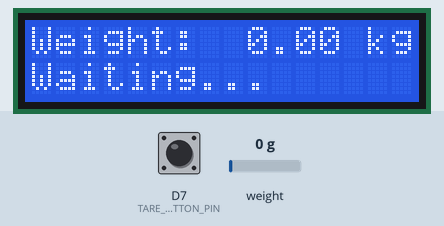
A sketch run on a simulated ESP8266 (NodeMCU). On the bench: 16×2 character LCD. The test bench sets the inputs (shaded band); at power-on: D7 (TARE_BUTTON_PIN) HIGH, weight on the scale 0 g. WiFi joins after 1.5 s; servers stay silent unless stated; uploads are accepted with an empty reply; what the sketch prints to the serial monitor is not drawn.

Above: at 7.2 s.
7.3 s: D7 (TARE_BUTTON_PIN) pulled LOW for 0.6 s
At 9.7 s:
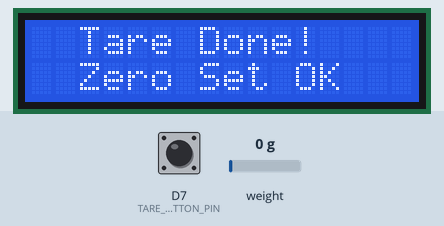
11.0 s: weight on the scale set to 100 g
At 13.7 s:
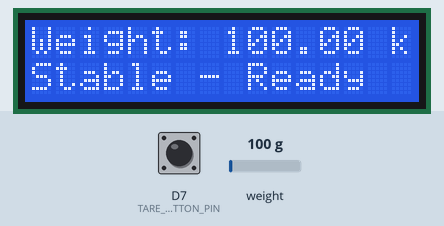
14.1 s: D7 (TARE_BUTTON_PIN) pulled LOW for 1 s
At 17.8 s:
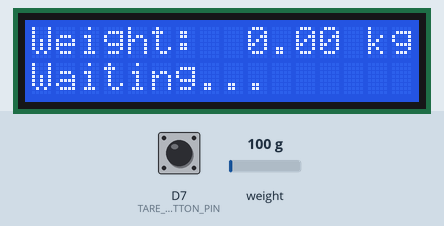
18.2 s: weight on the scale set to 1250 g
At 20.2 s:
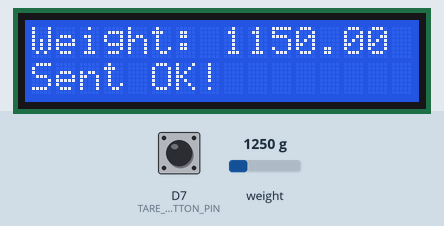
21.3 s: weight on the scale set to 2500 g
At 23.5 s:
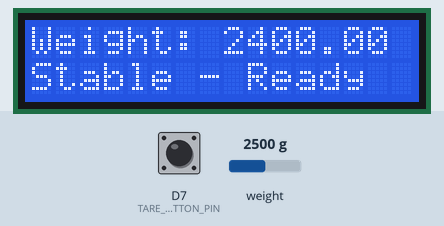
23.8 s: D7 (TARE_BUTTON_PIN) pulled LOW for 3.2 s
At 32.0 s:
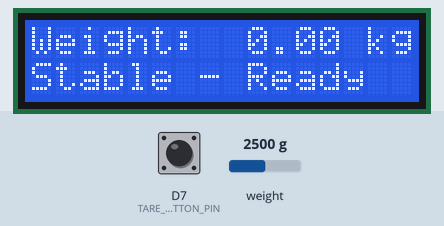
Timing chart, 0 to 32.7 s (numbered marks = the images above; inputs shaded):
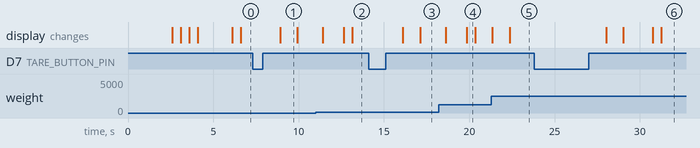

Measured:
- after the input at 7.3 s, the display: changes after 1.6 s (image 1)
- after the input at 14.1 s, the display: first changes after 2.0 s (image 3 shows a later state)
- after the input at 21.3 s, the display: first changes after 0.06 s (image 5 shows a later state)
- after the input at 23.8 s, the display: first changes after 4.2 s (image 6 shows a later state)
- what the display in image 1 shows lasts 1.0 s, from 8.9 s to 9.9 s
- what the display in image 4 shows lasts 0.5 s, from 19.8 s to 20.3 s

The sketch:

child_weight_monitor.ino
```cpp
// ============================================================
//  Digital Child Weight Monitoring System
//  NodeMCU ESP8266 + HX711 + Load Cell 20kg + LCD 16x2
// ============================================================
//  Project: Digital Child Monitoring & Immunization Tracking System
//  Date:    22 June 2026
//  Board:   NodeMCU 1.0 (ESP-12E Module)
//  Upload:  115200 baud
// ============================================================
//
// VERIFICATION CHECKLIST:
// ✓ HX711 on D5 (DT) and D6 (SCK)  -- Section 3.2
// ✓ LCD 16x2 in 4-bit parallel mode -- Section 3.3
// ✓ No LiquidCrystal_I2C used       -- Section 1 note
// ✓ WiFi with 20 retry attempts     -- Section 4.2(C)
// ✓ Stable reading check (3 cons readings < 0.05 kg diff) -- Section 4.2(A)
// ✓ Round weight to 2 decimal places -- Section 4.2(A)
// ✓ LCD Line 1: weight, Line 2: status -- Section 4.2(B)
// ✓ Auto upload via HTTP POST       -- Section 4.2(D)
// ✓ 5 second upload delay           -- Section 4.2(D)
// ✓ Tare via FLASH button (GPIO0)   -- Section 4.2(E)
// ✓ Calibration factor constant      -- Section 4.2(E)
// ✓ Flash size: 4MB (FS:2MB, OTA:~1019KB) -- Section 8
// ============================================================

#include <HX711.h>
#include <LiquidCrystal.h>
#include <ESP8266WiFi.h>
#include <ESP8266HTTPClient.h>

// ============================================================
//  CONSTANTS - Configure these for your setup
// ============================================================

// --- WiFi Credentials ---
const char* WIFI_SSID     = "YOUR_WIFI_NAME";
const char* WIFI_PASSWORD = "YOUR_WIFI_PASSWORD";

// --- Google Apps Script Web URL ---
// Deploy your Google Apps Script as a Web App and paste the URL here.
const char* SERVER_URL = "https://script.google.com/macros/s/YOUR_SCRIPT_ID/exec";

// --- Child ID (hardcoded for now; can be made dynamic later) ---
const char* CHILD_ID = "CHILD_001";

// ============================================================
//  PIN DEFINITIONS (See Section 3 - Exact Pin Connection Map)
// ============================================================

// --- HX711 Pins (Section 3.2) ---
#define HX711_DT_PIN   D5   // GPIO14 - Serial data from HX711
#define HX711_SCK_PIN  D6   // GPIO12 - Clock signal to HX711

// --- LCD Pins - 4-bit Parallel Mode (Section 3.3) ---
// LiquidCrystal(RS, EN, D4, D5, D6, D7)
// LCD D0-D3: NOT CONNECTED (not used in 4-bit mode)
// LCD RW pin (#5): connected to GND (always write mode)
// LCD V0 (contrast): middle pin of 10kΩ pot between VIN and GND
// LCD A (backlight+): 3V3 via 220Ω resistor
#define LCD_RS   D4   // GPIO2  -> LCD pin 4
#define LCD_EN   D3   // GPIO0  -> LCD pin 6
#define LCD_D4   D2   // GPIO4  -> LCD pin 11
#define LCD_D5   D1   // GPIO5  -> LCD pin 12
#define LCD_D6   D0   // GPIO16 -> LCD pin 13
#define LCD_D7   RX   // GPIO3  -> LCD pin 14

// --- Tare Button (Section 4.2.E) ---
// NOTE: The NodeMCU FLASH button is on GPIO0 (D3), which conflicts with LCD_EN.
// The spec requires using the FLASH button for tare.
// To avoid LCD disruption, we recommend adding an EXTERNAL momentary push button
// connected from D7 (GPIO13) to GND. Press to tare.
// If you must use the FLASH button, press and hold briefly - the code will
// temporarily switch D3 to input mode to read it, which may cause brief LCD glitches.
// For reliable operation, use an external button on D7 as recommended.
#define TARE_BUTTON_PIN     D7   // GPIO13 - External button (preferred)
// #define TARE_BUTTON_PIN  D3   // GPIO0 - FLASH button (conflicts with LCD_EN - use with caution)

// ============================================================
//  CALIBRATION (Section 7 - Load Cell Calibration Procedure)
// ============================================================
// Adjust this value after performing the calibration procedure:
//   1. Power on, press tare button to zero
//   2. Place known weight (e.g., 1kg) on scale
//   3. Read raw value from Serial Monitor
//   4. CALIBRATION_FACTOR = raw_value / known_weight_in_kg
//   5. Update this constant and re-upload
// Typical range for 20kg load cell: -300 to -700
float CALIBRATION_FACTOR = -420.0;

// ============================================================
//  STABLE READING PARAMETERS (Section 4.2.A)
// ============================================================
#define STABLE_THRESHOLD       0.05   // Max kg difference to consider stable
#define STABLE_COUNT_REQUIRED  3      // Consecutive stable readings needed
#define POST_UPLOAD_DELAY_MS   5000   // 5 sec delay after upload (Section 4.2.D)
#define READ_INTERVAL_MS       200    // Read weight every 200ms

// ============================================================
//  GLOBAL OBJECTS
// ============================================================
HX711         scale;
LiquidCrystal lcd(LCD_RS, LCD_EN, LCD_D4, LCD_D5, LCD_D6, LCD_D7);
WiFiClient    wifiClient;

// ============================================================
//  STATE VARIABLES
// ============================================================
float  currentWeight        = 0.0;
float  lastStableWeight     = 0.0;
float  readings[STABLE_COUNT_REQUIRED];
int    readingIndex         = 0;
bool   readingsReady        = false;  // true once circular buffer filled once
bool   weightIsStable       = false;
bool   lastWeightWasStable  = false;

unsigned long lastReadTime      = 0;
unsigned long lastUploadTime    = 0;
bool          uploading         = false;
bool          uploadSuccess     = false;
bool          uploadFailed      = false;
unsigned long uploadStatusTime  = 0;

// LCD display optimization - only update when something changes
float  lastDisplayedWeight  = -1.0;
String lastDisplayedStatus  = "";

// Button debounce
unsigned long lastButtonReadTime = 0;
#define BUTTON_DEBOUNCE_MS 300

// ============================================================
//  FORWARD DECLARATIONS
// ============================================================
void setupWiFi();
void tareScale();
void readWeight();
bool isWeightStable();
String getStatusMessage();
void updateLCD();
void uploadWeight(float weight);
String getFormattedTimestamp();

// ============================================================
//  SETUP (Section 4 - Code Functional Requirements)
// ============================================================
void setup() {
  // Initialize Serial for debugging (115200 baud - Section 8)
  Serial.begin(115200);
  Serial.println();
  Serial.println(F("============================================"));
  Serial.println(F("  Digital Child Weight Monitoring System"));
  Serial.println(F("  NodeMCU ESP8266 + HX711 + LCD 16x2"));
  Serial.println(F("============================================"));

  // --- Initialize LCD - 4-bit Parallel Mode (Section 4.2.B) ---
  lcd.begin(16, 2);
  lcd.clear();
  lcd.print("  Child Weight");
  lcd.setCursor(0, 1);
  lcd.print("  Monitor v1.0");
  delay(1500);

  // --- Initialize HX711 on D5 (DT) and D6 (SCK) (Section 4.2.A) ---
  scale.begin(HX711_DT_PIN, HX711_SCK_PIN);
  scale.set_scale(CALIBRATION_FACTOR);
  scale.tare();  // Auto-tare on startup

  Serial.println(F("HX711 initialized."));
  Serial.print(F("Calibration factor: "));
  Serial.println(CALIBRATION_FACTOR);

  // --- Initialize readings buffer ---
  for (int i = 0; i < STABLE_COUNT_REQUIRED; i++) {
    readings[i] = 0.0;
  }

  // --- Initialize tare button pin ---
  pinMode(TARE_BUTTON_PIN, INPUT_PULLUP);

  // --- Connect to WiFi (Section 4.2.C) ---
  lcd.clear();
  lcd.print("Connecting WiFi");
  lcd.setCursor(0, 1);
  lcd.print("Please wait...");
  setupWiFi();

  // --- Show WiFi status ---
  lcd.clear();
  if (WiFi.status() == WL_CONNECTED) {
    lcd.print("WiFi Connected!");
    lcd.setCursor(0, 1);
    lcd.print(WiFi.localIP().toString().substring(0, 16));
    Serial.println(F("WiFi connected successfully."));
    Serial.print(F("IP Address: "));
    Serial.println(WiFi.localIP());
  } else {
    lcd.print("  WiFi Failed");
    lcd.setCursor(0, 1);
    lcd.print("Check Credentials");
    Serial.println(F("WiFi connection FAILED."));
  }

  delay(2000);
  lcd.clear();

  Serial.println(F("System ready. Place child on scale."));
}

// ============================================================
//  MAIN LOOP
// ============================================================
void loop() {
  unsigned long now = millis();

  // --- Read weight at intervals (Section 4.2.A) ---
  if (now - lastReadTime >= READ_INTERVAL_MS) {
    lastReadTime = now;
    readWeight();
  }

  // --- Check tare button with debounce (Section 4.2.E) ---
  if (digitalRead(TARE_BUTTON_PIN) == LOW && (now - lastButtonReadTime >= BUTTON_DEBOUNCE_MS)) {
    lastButtonReadTime = now;
    delay(50);  // Debounce delay
    if (digitalRead(TARE_BUTTON_PIN) == LOW) {
      // Wait for button release
      while (digitalRead(TARE_BUTTON_PIN) == LOW) {
        delay(10);
      }
      Serial.println(F("Tare button pressed!"));
      tareScale();
      lcd.clear();
      lcd.print("  Tare Done!");
      lcd.setCursor(0, 1);
      lcd.print("  Zero Set OK");
      delay(1000);
      lcd.clear();
      // Reset stable state
      weightIsStable = false;
      lastWeightWasStable = false;
      lastStableWeight = 0.0;
      for (int i = 0; i < STABLE_COUNT_REQUIRED; i++) {
        readings[i] = 0.0;
      }
      readingIndex = 0;
      readingsReady = false;
      lastDisplayedWeight = -1.0;  // Force LCD refresh
      lastDisplayedStatus = "";
    }
  }

  // --- Check if weight is stable and trigger upload (Section 4.2.D) ---
  if (weightIsStable && !lastWeightWasStable && !uploading && (now - lastUploadTime >= POST_UPLOAD_DELAY_MS)) {
    // Weight just became stable -> upload (unless same as last stable weight)
    float diff = currentWeight - lastStableWeight;
    if (diff < 0) diff = -diff;
    if (diff >= STABLE_THRESHOLD || lastStableWeight == 0.0) {
      lastStableWeight = currentWeight;
      uploadWeight(currentWeight);
    }
  }

  lastWeightWasStable = weightIsStable;

  // --- Update LCD (only when needed to reduce flicker) ---
  updateLCD();

  // --- Clear upload status after showing for 2 seconds ---
  if ((uploadSuccess || uploadFailed) && (now - uploadStatusTime >= 2000)) {
    uploadSuccess = false;
    uploadFailed  = false;
  }
}

// ============================================================
//  WiFi CONNECTION (Section 4.2.C - Retry up to 20 times)
// ============================================================
void setupWiFi() {
  Serial.print(F("Connecting to WiFi"));

  WiFi.mode(WIFI_STA);
  WiFi.begin(WIFI_SSID, WIFI_PASSWORD);

  int attempts = 0;
  while (WiFi.status() != WL_CONNECTED && attempts < 20) {
    delay(500);
    Serial.print(".");
    lcd.setCursor(0, 1);
    lcd.print("Attempt ");
    lcd.print(attempts + 1);
    lcd.print("/20");
    attempts++;
  }
  Serial.println();

  if (WiFi.status() == WL_CONNECTED) {
    Serial.println(F("WiFi connected!"));
  } else {
    Serial.println(F("WiFi connection failed after 20 attempts."));
    lcd.clear();
    lcd.print("  WiFi Failed");
    lcd.setCursor(0, 1);
    lcd.print("Check Credentials");
  }
}

// ============================================================
//  TARE/ZERO SCALE (Section 4.2.E - Press FLASH button to tare)
// ============================================================
void tareScale() {
  Serial.println(F("Taring scale..."));
  scale.tare();
  currentWeight = 0.0;
  Serial.println(F("Scale tared. Zero point set."));
}

// ============================================================
//  READ WEIGHT FROM HX711 (Section 4.2.A)
// ============================================================
void readWeight() {
  // Check if HX711 is ready
  if (!scale.is_ready()) {
    Serial.println(F("HX711 not ready."));
    return;
  }

  // Read raw value and convert to kg using calibration factor
  float rawReading = scale.get_units(5);  // Average of 5 readings for stability
  currentWeight = rawReading;

  // Clamp near-zero negative values (tare drift compensation)
  if (currentWeight < 0.0 && currentWeight > -0.1) {
    currentWeight = 0.0;
  }

  // Round to 2 decimal places (e.g., 8.45 kg) -- Section 4.2.A
  currentWeight = round(currentWeight * 100.0f) / 100.0f;

  // Update circular buffer of readings for stability check
  readings[readingIndex] = currentWeight;
  readingIndex = (readingIndex + 1) % STABLE_COUNT_REQUIRED;

  if (readingIndex == 0) {
    readingsReady = true;  // Buffer has been filled at least once
  }

  // Check stability: 3 consecutive readings differ by < 0.05 kg
  weightIsStable = isWeightStable();

  // Debug output to Serial Monitor at 115200 baud
  Serial.print(F("Weight: "));
  Serial.print(currentWeight, 2);
  Serial.print(F(" kg"));
  if (weightIsStable) {
    Serial.print(F(" [STABLE]"));
  } else {
    Serial.print(F(" [unstable]"));
  }
  Serial.println();
}

// ============================================================
//  STABILITY CHECK (Section 4.2.A)
//  Accept weight only when 3 consecutive readings differ by < 0.05 kg
// ============================================================
bool isWeightStable() {
  if (!readingsReady) {
    return false;
  }

  // Compare all pairs in the circular buffer
  for (int i = 0; i < STABLE_COUNT_REQUIRED; i++) {
    for (int j = i + 1; j < STABLE_COUNT_REQUIRED; j++) {
      float diff = readings[i] - readings[j];
      if (diff < 0) diff = -diff;
      if (diff > STABLE_THRESHOLD) {
        return false;
      }
    }
  }
  return true;
}

// ============================================================
//  GET CURRENT STATUS MESSAGE
// ============================================================
String getStatusMessage() {
  if (uploading) {
    return "Sending...";
  } else if (uploadSuccess) {
    return "Sent OK!";
  } else if (uploadFailed) {
    return "Send Failed";
  } else if (WiFi.status() != WL_CONNECTED) {
    return "WiFi Error";
  } else if (weightIsStable) {
    return "Stable - Ready";
  } else {
    return "Waiting...";
  }
}

// ============================================================
//  UPDATE LCD DISPLAY (Section 4.2.B)
//  Line 1: "Weight: X.XX kg"
//  Line 2: Status message
//  Updates only on change to prevent flickering
// ============================================================
void updateLCD() {
  String status = getStatusMessage();

  // Only update LCD if weight or status has changed
  bool weightChanged = (abs(currentWeight - lastDisplayedWeight) >= 0.01);
  bool statusChanged = (status != lastDisplayedStatus);

  if (weightChanged || statusChanged) {
    lcd.clear();

    // --- Line 1: Weight in kg ---
    lcd.setCursor(0, 0);
    lcd.print("Weight: ");
    if (currentWeight < 10.0) lcd.print(" ");  // Align for single-digit weights
    lcd.print(currentWeight, 2);
    lcd.print(" kg");

    // --- Line 2: System status ---
    lcd.setCursor(0, 1);
    lcd.print(status);

    // Update tracking variables
    lastDisplayedWeight = currentWeight;
    lastDisplayedStatus = status;
  }
}

// ============================================================
//  UPLOAD WEIGHT TO GOOGLE APPS SCRIPT (Section 4.2.D)
//  Automatic data upload - no manual input required
// ============================================================
void uploadWeight(float weight) {
  if (WiFi.status() != WL_CONNECTED) {
    Serial.println(F("Cannot upload: WiFi not connected."));
    uploadFailed = true;
    uploadSuccess = false;
    uploadStatusTime = millis();
    return;
  }

  uploading = true;
  uploadSuccess = false;
  uploadFailed = false;

  Serial.println(F("------------------------------------------"));
  Serial.print(F("Uploading weight: "));
  Serial.print(weight, 2);
  Serial.println(F(" kg"));

  HTTPClient http;
  http.begin(wifiClient, SERVER_URL);
  http.addHeader("Content-Type", "application/x-www-form-urlencoded");

  // Prepare POST data: weight_kg, child_id, timestamp
  String timestamp = getFormattedTimestamp();
  String postData = "weight_kg=" + String(weight, 2) +
                    "&child_id=" + String(CHILD_ID) +
                    "&timestamp=" + timestamp;

  Serial.print(F("POST data: "));
  Serial.println(postData);

  // Send HTTP POST request
  int httpCode = http.POST(postData);

  // Check response
  if (httpCode > 0) {
    Serial.print(F("HTTP Response code: "));
    Serial.println(httpCode);
    String response = http.getString();
    Serial.print(F("Response: "));
    Serial.println(response);

    if (httpCode == HTTP_CODE_OK || httpCode == HTTP_CODE_CREATED || httpCode == HTTP_CODE_ACCEPTED) {
      uploadSuccess = true;
      uploadFailed = false;
      lastUploadTime = millis();
      Serial.println(F("Upload SUCCESSFUL!"));
    } else {
      uploadSuccess = false;
      uploadFailed = true;
      Serial.print(F("Upload FAILED with code: "));
      Serial.println(httpCode);
    }
  } else {
    uploadSuccess = false;
    uploadFailed = true;
    Serial.print(F("HTTP request failed. Error: "));
    Serial.println(http.errorToString(httpCode));
  }

  http.end();
  uploading = false;
  uploadStatusTime = millis();

  Serial.println(F("------------------------------------------"));
}

// ============================================================
//  TIMESTAMP FORMATTING
//  Sends uptime as relative timestamp.
//  For real timestamps, add NTP sync using configTime().
// ============================================================
String getFormattedTimestamp() {
  unsigned long now_ms = millis();
  unsigned long total_seconds = now_ms / 1000;
  unsigned long hours   = total_seconds / 3600;
  unsigned long minutes = (total_seconds % 3600) / 60;
  unsigned long seconds = total_seconds % 60;

  String ts = "uptime_";
  ts += String(hours);
  ts += "h";
  ts += String(minutes);
  ts += "m";
  ts += String(seconds);
  ts += "s";

  return ts;
}
```
